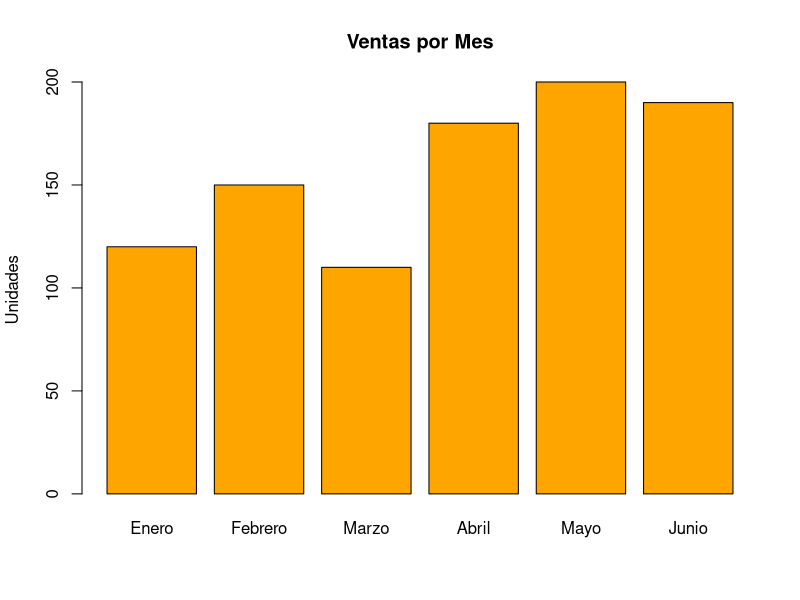
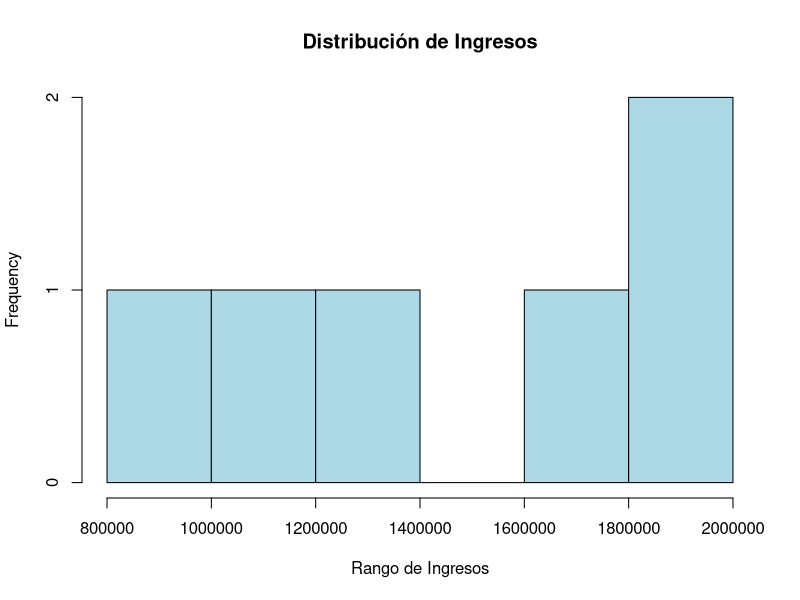

Source code (R) for these figures, in order:
# --- ACTIVIDAD CLASE 6: PROCESAMIENTO DE DATOS ---
# Alumno: Martín Osuna

# 1. CREACIÓN DEL DATAFRAME (Datos ficticios de ventas)
meses <- c("Enero", "Febrero", "Marzo", "Abril", "Mayo", "Junio")
ventas_unidades <- c(120, 150, 110, 180, 200, 190)
precio_unitario <- c(8500, 8500, 9000, 9000, 9500, 9500)
costo_insumos <- c(4000, 4200, 4500, 4500, 4800, 5000)

pizzeria_df <- data.frame(
  Mes = meses,
  Unidades = ventas_unidades,
  Precio = precio_unitario,
  Costo = costo_insumos
)

# 2. MANIPULACIÓN DE DATOS (Añadir columnas)
# Calculamos el Ingreso Total y la Ganancia Neta por unidad
pizzeria_df$Ingreso_Total <- pizzeria_df$Unidades * pizzeria_df$Precio
pizzeria_df$Ganancia_Unidad <- pizzeria_df$Precio - pizzeria_df$Costo

# 3. FILTRADO Y ORDENAMIENTO
# Filtramos meses con ventas superiores a 140 unidades
meses_top <- subset(pizzeria_df, Unidades > 140)

# Ordenamos el dataframe por Ganancia de mayor a menor
pizzeria_df_ordenado <- pizzeria_df[order(-pizzeria_df$Ingreso_Total), ]

# 4. ESTADÍSTICA DESCRIPTIVA
summary_datos <- summary(pizzeria_df)
print(summary_datos)

# 5. GENERACIÓN DE GRÁFICOS (Para el informe)
barplot(pizzeria_df$Unidades, names.arg = pizzeria_df$Mes, 
        main = "Ventas por Mes", col = "orange", ylab = "Unidades")

hist(pizzeria_df$Ingreso_Total, main = "Distribución de Ingresos", 
     col = "lightblue", xlab = "Rango de Ingresos")
